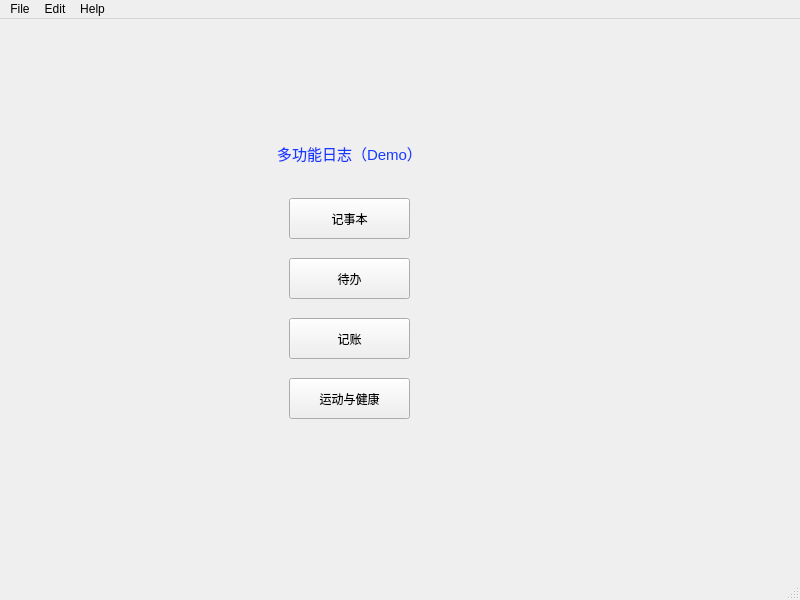
<?xml version="1.0" encoding="UTF-8"?>
<ui version="4.0">
 <class>MainWindow</class>
 <widget class="QMainWindow" name="MainWindow">
  <property name="geometry">
   <rect>
    <x>0</x>
    <y>0</y>
    <width>800</width>
    <height>600</height>
   </rect>
  </property>
  <property name="windowTitle">
   <string>MainWindow</string>
  </property>
  <widget class="QWidget" name="centralwidget">
   <layout class="QVBoxLayout" name="verticalLayout">
    <item>
     <widget class="QStackedWidget" name="stackedWidget">
      <property name="currentIndex">
       <number>0</number>
      </property>
      <widget class="QWidget" name="page">
       <widget class="QPushButton" name="pushButton">
        <property name="geometry">
         <rect>
          <x>280</x>
          <y>170</y>
          <width>121</width>
          <height>41</height>
         </rect>
        </property>
        <property name="text">
         <string>记事本</string>
        </property>
       </widget>
       <widget class="QPushButton" name="pushButton_2">
        <property name="geometry">
         <rect>
          <x>280</x>
          <y>230</y>
          <width>121</width>
          <height>41</height>
         </rect>
        </property>
        <property name="text">
         <string>待办</string>
        </property>
       </widget>
       <widget class="QPushButton" name="pushButton_3">
        <property name="geometry">
         <rect>
          <x>280</x>
          <y>290</y>
          <width>121</width>
          <height>41</height>
         </rect>
        </property>
        <property name="text">
         <string>记账</string>
        </property>
       </widget>
       <widget class="QPushButton" name="pushButton_4">
        <property name="geometry">
         <rect>
          <x>280</x>
          <y>350</y>
          <width>121</width>
          <height>41</height>
         </rect>
        </property>
        <property name="text">
         <string>运动与健康</string>
        </property>
       </widget>
       <widget class="QLabel" name="label">
        <property name="geometry">
         <rect>
          <x>250</x>
          <y>110</y>
          <width>181</width>
          <height>31</height>
         </rect>
        </property>
        <property name="text">
         <string>&lt;html&gt;&lt;head/&gt;&lt;body&gt;&lt;p align=&quot;center&quot;&gt;&lt;span style=&quot; font-size:11pt; color:#173aff;&quot;&gt;多功能日志（Demo）&lt;/span&gt;&lt;/p&gt;&lt;/body&gt;&lt;/html&gt;</string>
        </property>
       </widget>
      </widget>
      <widget class="QWidget" name="page_chooseClass">
       <widget class="QLabel" name="label_2">
        <property name="geometry">
         <rect>
          <x>10</x>
          <y>40</y>
          <width>91</width>
          <height>51</height>
         </rect>
        </property>
        <property name="text">
         <string>&lt;html&gt;&lt;head/&gt;&lt;body&gt;&lt;p align=&quot;center&quot;&gt;选择分类&lt;/p&gt;&lt;/body&gt;&lt;/html&gt;</string>
        </property>
       </widget>
       <widget class="QLabel" name="label_3">
        <property name="geometry">
         <rect>
          <x>20</x>
          <y>310</y>
          <width>81</width>
          <height>41</height>
         </rect>
        </property>
        <property name="text">
         <string>&lt;html&gt;&lt;head/&gt;&lt;body&gt;&lt;p align=&quot;center&quot;&gt;创建分类&lt;/p&gt;&lt;/body&gt;&lt;/html&gt;</string>
        </property>
       </widget>
       <widget class="QListWidget" name="categoryList">
        <property name="geometry">
         <rect>
          <x>80</x>
          <y>100</y>
          <width>311</width>
          <height>192</height>
         </rect>
        </property>
        <property name="styleSheet">
         <string notr="true">background-color:rgb(85, 85, 127);</string>
        </property>
       </widget>
       <widget class="QLineEdit" name="categoryEdit">
        <property name="geometry">
         <rect>
          <x>80</x>
          <y>360</y>
          <width>311</width>
          <height>31</height>
         </rect>
        </property>
       </widget>
       <widget class="QPushButton" name="addBtn">
        <property name="geometry">
         <rect>
          <x>450</x>
          <y>360</y>
          <width>80</width>
          <height>31</height>
         </rect>
        </property>
        <property name="text">
         <string>添加</string>
        </property>
       </widget>
       <widget class="QPushButton" name="deleteBtn">
        <property name="geometry">
         <rect>
          <x>629</x>
          <y>360</y>
          <width>81</width>
          <height>31</height>
         </rect>
        </property>
        <property name="text">
         <string>删除所选分类</string>
        </property>
       </widget>
       <widget class="QPushButton" name="deleteAllClassBtn">
        <property name="geometry">
         <rect>
          <x>450</x>
          <y>260</y>
          <width>80</width>
          <height>31</height>
         </rect>
        </property>
        <property name="text">
         <string>删除全部分类</string>
        </property>
       </widget>
       <widget class="QPushButton" name="editClassBtn">
        <property name="geometry">
         <rect>
          <x>630</x>
          <y>260</y>
          <width>80</width>
          <height>31</height>
         </rect>
        </property>
        <property name="text">
         <string>编辑</string>
        </property>
       </widget>
       <widget class="QPushButton" name="backToHomePageBtn">
        <property name="geometry">
         <rect>
          <x>0</x>
          <y>10</y>
          <width>80</width>
          <height>24</height>
         </rect>
        </property>
        <property name="text">
         <string>返回</string>
        </property>
       </widget>
       <widget class="QLabel" name="label_4">
        <property name="geometry">
         <rect>
          <x>450</x>
          <y>60</y>
          <width>61</width>
          <height>16</height>
         </rect>
        </property>
        <property name="text">
         <string>搜索分类</string>
        </property>
       </widget>
       <widget class="QLineEdit" name="searchEdit">
        <property name="geometry">
         <rect>
          <x>450</x>
          <y>90</y>
          <width>251</width>
          <height>31</height>
         </rect>
        </property>
       </widget>
       <widget class="QLabel" name="statusLabel">
        <property name="geometry">
         <rect>
          <x>450</x>
          <y>140</y>
          <width>261</width>
          <height>31</height>
         </rect>
        </property>
        <property name="text">
         <string>输入关键字开始搜索</string>
        </property>
       </widget>
       <widget class="QPushButton" name="clearButton">
        <property name="geometry">
         <rect>
          <x>610</x>
          <y>47</y>
          <width>80</width>
          <height>31</height>
         </rect>
        </property>
        <property name="text">
         <string>清除</string>
        </property>
       </widget>
      </widget>
      <widget class="QWidget" name="page_classDetail">
       <widget class="QListWidget" name="noteList">
        <property name="geometry">
         <rect>
          <x>60</x>
          <y>130</y>
          <width>641</width>
          <height>261</height>
         </rect>
        </property>
        <property name="styleSheet">
         <string notr="true">background-color:rgb(85, 85, 127)</string>
        </property>
       </widget>
       <widget class="QPushButton" name="newNoteBtn">
        <property name="geometry">
         <rect>
          <x>60</x>
          <y>430</y>
          <width>91</width>
          <height>31</height>
         </rect>
        </property>
        <property name="text">
         <string>新建</string>
        </property>
       </widget>
       <widget class="QPushButton" name="editNoteBtn">
        <property name="geometry">
         <rect>
          <x>240</x>
          <y>430</y>
          <width>91</width>
          <height>31</height>
         </rect>
        </property>
        <property name="text">
         <string>编辑</string>
        </property>
       </widget>
       <widget class="QPushButton" name="deleteNoteBtn">
        <property name="geometry">
         <rect>
          <x>450</x>
          <y>430</y>
          <width>91</width>
          <height>31</height>
         </rect>
        </property>
        <property name="text">
         <string>删除</string>
        </property>
       </widget>
       <widget class="QPushButton" name="backToCategoryBtn">
        <property name="geometry">
         <rect>
          <x>0</x>
          <y>10</y>
          <width>80</width>
          <height>24</height>
         </rect>
        </property>
        <property name="text">
         <string>返回</string>
        </property>
       </widget>
       <widget class="QLabel" name="label_5">
        <property name="geometry">
         <rect>
          <x>130</x>
          <y>10</y>
          <width>121</width>
          <height>16</height>
         </rect>
        </property>
        <property name="text">
         <string>搜索文件名/内容</string>
        </property>
       </widget>
       <widget class="QLineEdit" name="searchEditText">
        <property name="geometry">
         <rect>
          <x>130</x>
          <y>40</y>
          <width>391</width>
          <height>31</height>
         </rect>
        </property>
       </widget>
       <widget class="QLabel" name="statusLabelText">
        <property name="geometry">
         <rect>
          <x>130</x>
          <y>90</y>
          <width>391</width>
          <height>16</height>
         </rect>
        </property>
        <property name="text">
         <string>输入关键字开始搜索</string>
        </property>
       </widget>
       <widget class="QPushButton" name="clearButtonText">
        <property name="geometry">
         <rect>
          <x>560</x>
          <y>40</y>
          <width>91</width>
          <height>31</height>
         </rect>
        </property>
        <property name="text">
         <string>清除</string>
        </property>
       </widget>
      </widget>
      <widget class="QWidget" name="page_txt">
       <widget class="QTextEdit" name="textEdit">
        <property name="geometry">
         <rect>
          <x>0</x>
          <y>30</y>
          <width>788</width>
          <height>531</height>
         </rect>
        </property>
        <property name="styleSheet">
         <string notr="true">font: 9pt &quot;Microsoft YaHei UI&quot;;
font: 9pt &quot;宋体&quot;;
font: 9pt &quot;黑体&quot;;</string>
        </property>
       </widget>
       <widget class="QLineEdit" name="titleEdit">
        <property name="geometry">
         <rect>
          <x>0</x>
          <y>0</y>
          <width>381</width>
          <height>23</height>
         </rect>
        </property>
       </widget>
       <widget class="QPushButton" name="fileSaveBtn">
        <property name="geometry">
         <rect>
          <x>379</x>
          <y>0</y>
          <width>201</width>
          <height>24</height>
         </rect>
        </property>
        <property name="text">
         <string>Save and Quit</string>
        </property>
       </widget>
       <widget class="QPushButton" name="quitEditBtn">
        <property name="geometry">
         <rect>
          <x>579</x>
          <y>0</y>
          <width>201</width>
          <height>24</height>
         </rect>
        </property>
        <property name="text">
         <string>Quit the Editor</string>
        </property>
       </widget>
      </widget>
      <widget class="QWidget" name="page_accounting">
       <widget class="QLabel" name="label_budget_display">
        <property name="geometry">
         <rect>
          <x>290</x>
          <y>10</y>
          <width>141</width>
          <height>31</height>
         </rect>
        </property>
        <property name="text">
         <string>&lt;html&gt;&lt;head/&gt;&lt;body&gt;&lt;p&gt;&lt;span style=&quot; font-size:11pt;&quot;&gt;您的预设额度：&lt;/span&gt;&lt;/p&gt;&lt;/body&gt;&lt;/html&gt;</string>
        </property>
       </widget>
       <widget class="QPushButton" name="pushButton_new">
        <property name="geometry">
         <rect>
          <x>50</x>
          <y>380</y>
          <width>91</width>
          <height>41</height>
         </rect>
        </property>
        <property name="text">
         <string>创建新条目</string>
        </property>
       </widget>
       <widget class="QPushButton" name="pushButton_delete">
        <property name="geometry">
         <rect>
          <x>220</x>
          <y>380</y>
          <width>91</width>
          <height>41</height>
         </rect>
        </property>
        <property name="text">
         <string>删除此条目</string>
        </property>
       </widget>
       <widget class="QPushButton" name="pushButton_edit">
        <property name="geometry">
         <rect>
          <x>600</x>
          <y>10</y>
          <width>81</width>
          <height>31</height>
         </rect>
        </property>
        <property name="text">
         <string>修改</string>
        </property>
       </widget>
       <widget class="QPushButton" name="pushButton_back">
        <property name="geometry">
         <rect>
          <x>60</x>
          <y>10</y>
          <width>71</width>
          <height>31</height>
         </rect>
        </property>
        <property name="text">
         <string>返回</string>
        </property>
       </widget>
       <widget class="QPushButton" name="pushButton_clear">
        <property name="geometry">
         <rect>
          <x>410</x>
          <y>380</y>
          <width>91</width>
          <height>41</height>
         </rect>
        </property>
        <property name="text">
         <string>清除所有条目</string>
        </property>
       </widget>
       <widget class="QTableView" name="tableView_account">
        <property name="geometry">
         <rect>
          <x>90</x>
          <y>70</y>
          <width>551</width>
          <height>291</height>
         </rect>
        </property>
        <property name="styleSheet">
         <string notr="true">color: rgb(144, 249, 255);
border-color: rgb(52, 34, 255);</string>
        </property>
       </widget>
       <widget class="QPushButton" name="pushButton_saveAccount">
        <property name="geometry">
         <rect>
          <x>580</x>
          <y>380</y>
          <width>101</width>
          <height>41</height>
         </rect>
        </property>
        <property name="text">
         <string>保存</string>
        </property>
       </widget>
      </widget>
      <widget class="QWidget" name="page_todo">
       <widget class="QTableView" name="tableView">
        <property name="geometry">
         <rect>
          <x>50</x>
          <y>90</y>
          <width>611</width>
          <height>231</height>
         </rect>
        </property>
       </widget>
       <widget class="QPushButton" name="btnAdd">
        <property name="geometry">
         <rect>
          <x>180</x>
          <y>30</y>
          <width>111</width>
          <height>31</height>
         </rect>
        </property>
        <property name="text">
         <string>添加</string>
        </property>
       </widget>
       <widget class="QPushButton" name="btnSaveTodo">
        <property name="geometry">
         <rect>
          <x>510</x>
          <y>350</y>
          <width>91</width>
          <height>31</height>
         </rect>
        </property>
        <property name="text">
         <string>保存</string>
        </property>
       </widget>
       <widget class="QPushButton" name="btnDeleteTodo">
        <property name="geometry">
         <rect>
          <x>530</x>
          <y>30</y>
          <width>101</width>
          <height>31</height>
         </rect>
        </property>
        <property name="text">
         <string>删除</string>
        </property>
       </widget>
       <widget class="QPushButton" name="pushButton_5">
        <property name="geometry">
         <rect>
          <x>10</x>
          <y>10</y>
          <width>81</width>
          <height>31</height>
         </rect>
        </property>
        <property name="text">
         <string>返回</string>
        </property>
       </widget>
       <widget class="QPushButton" name="pushButton_6">
        <property name="geometry">
         <rect>
          <x>140</x>
          <y>350</y>
          <width>91</width>
          <height>31</height>
         </rect>
        </property>
        <property name="text">
         <string>推荐完成顺序</string>
        </property>
       </widget>
      </widget>
      <widget class="QWidget" name="page_health_and_exercise">
       <widget class="QPushButton" name="back_to_menuBtn">
        <property name="geometry">
         <rect>
          <x>10</x>
          <y>10</y>
          <width>80</width>
          <height>31</height>
         </rect>
        </property>
        <property name="text">
         <string>返回</string>
        </property>
       </widget>
       <widget class="QDateEdit" name="logDateEdit">
        <property name="geometry">
         <rect>
          <x>620</x>
          <y>40</y>
          <width>110</width>
          <height>24</height>
         </rect>
        </property>
       </widget>
       <widget class="QLabel" name="intakeLabel">
        <property name="geometry">
         <rect>
          <x>100</x>
          <y>40</y>
          <width>101</width>
          <height>31</height>
         </rect>
        </property>
        <property name="text">
         <string>摄入 kcal</string>
        </property>
       </widget>
       <widget class="QLabel" name="expenditureLabel">
        <property name="geometry">
         <rect>
          <x>250</x>
          <y>40</y>
          <width>121</width>
          <height>31</height>
         </rect>
        </property>
        <property name="text">
         <string>消耗 kcal</string>
        </property>
       </widget>
       <widget class="QLabel" name="balanceLabel">
        <property name="geometry">
         <rect>
          <x>400</x>
          <y>40</y>
          <width>171</width>
          <height>31</height>
         </rect>
        </property>
        <property name="text">
         <string>总收支 kcal</string>
        </property>
       </widget>
       <widget class="QLineEdit" name="foodNameEdit">
        <property name="geometry">
         <rect>
          <x>40</x>
          <y>400</y>
          <width>111</width>
          <height>23</height>
         </rect>
        </property>
        <property name="toolTip">
         <string>&lt;html&gt;&lt;head/&gt;&lt;body&gt;&lt;p&gt;请输入食物名称&lt;/p&gt;&lt;/body&gt;&lt;/html&gt;</string>
        </property>
        <property name="text">
         <string/>
        </property>
       </widget>
       <widget class="QLineEdit" name="foodUnitEdit">
        <property name="geometry">
         <rect>
          <x>40</x>
          <y>430</y>
          <width>111</width>
          <height>23</height>
         </rect>
        </property>
        <property name="toolTip">
         <string>&lt;html&gt;&lt;head/&gt;&lt;body&gt;&lt;p&gt;请输入质量单位&lt;/p&gt;&lt;/body&gt;&lt;/html&gt;</string>
        </property>
        <property name="text">
         <string/>
        </property>
       </widget>
       <widget class="QDoubleSpinBox" name="foodCaloriesSpin">
        <property name="geometry">
         <rect>
          <x>40</x>
          <y>500</y>
          <width>111</width>
          <height>24</height>
         </rect>
        </property>
        <property name="maximum">
         <double>999.990000000000009</double>
        </property>
        <property name="singleStep">
         <double>10.000000000000000</double>
        </property>
       </widget>
       <widget class="QDoubleSpinBox" name="foodQuantitiesSpin">
        <property name="geometry">
         <rect>
          <x>40</x>
          <y>470</y>
          <width>111</width>
          <height>21</height>
         </rect>
        </property>
       </widget>
       <widget class="QLineEdit" name="exerciseNameEdit">
        <property name="geometry">
         <rect>
          <x>420</x>
          <y>400</y>
          <width>111</width>
          <height>23</height>
         </rect>
        </property>
        <property name="toolTip">
         <string>&lt;html&gt;&lt;head/&gt;&lt;body&gt;&lt;p&gt;请输入运动名称&lt;/p&gt;&lt;/body&gt;&lt;/html&gt;</string>
        </property>
        <property name="text">
         <string/>
        </property>
       </widget>
       <widget class="QDoubleSpinBox" name="exerciseCaloriesSpin">
        <property name="geometry">
         <rect>
          <x>420</x>
          <y>500</y>
          <width>111</width>
          <height>24</height>
         </rect>
        </property>
        <property name="maximum">
         <double>1999.990000000000009</double>
        </property>
        <property name="singleStep">
         <double>10.000000000000000</double>
        </property>
       </widget>
       <widget class="QDoubleSpinBox" name="exerciseDurationSpin">
        <property name="geometry">
         <rect>
          <x>420</x>
          <y>450</y>
          <width>111</width>
          <height>24</height>
         </rect>
        </property>
       </widget>
       <widget class="QTableView" name="tableView_food">
        <property name="geometry">
         <rect>
          <x>30</x>
          <y>80</y>
          <width>341</width>
          <height>301</height>
         </rect>
        </property>
       </widget>
       <widget class="QTableView" name="tableView_exercise">
        <property name="geometry">
         <rect>
          <x>390</x>
          <y>80</y>
          <width>351</width>
          <height>301</height>
         </rect>
        </property>
       </widget>
       <widget class="QPushButton" name="addFoodBtn">
        <property name="geometry">
         <rect>
          <x>230</x>
          <y>400</y>
          <width>111</width>
          <height>24</height>
         </rect>
        </property>
        <property name="text">
         <string>添加食物</string>
        </property>
       </widget>
       <widget class="QPushButton" name="logFoodBtn">
        <property name="geometry">
         <rect>
          <x>230</x>
          <y>450</y>
          <width>111</width>
          <height>24</height>
         </rect>
        </property>
        <property name="text">
         <string>添加饮食记录</string>
        </property>
       </widget>
       <widget class="QPushButton" name="addExerciseBtn">
        <property name="geometry">
         <rect>
          <x>620</x>
          <y>400</y>
          <width>111</width>
          <height>24</height>
         </rect>
        </property>
        <property name="text">
         <string>添加运动项目</string>
        </property>
       </widget>
       <widget class="QPushButton" name="logExerciseBtn">
        <property name="geometry">
         <rect>
          <x>620</x>
          <y>450</y>
          <width>111</width>
          <height>24</height>
         </rect>
        </property>
        <property name="text">
         <string>添加运动记录</string>
        </property>
       </widget>
       <widget class="QPushButton" name="deleteFoodBtn">
        <property name="geometry">
         <rect>
          <x>230</x>
          <y>500</y>
          <width>111</width>
          <height>24</height>
         </rect>
        </property>
        <property name="text">
         <string>删除食物</string>
        </property>
       </widget>
       <widget class="QPushButton" name="deleteExerciseBtn">
        <property name="geometry">
         <rect>
          <x>620</x>
          <y>500</y>
          <width>111</width>
          <height>24</height>
         </rect>
        </property>
        <property name="text">
         <string>删除运动项目</string>
        </property>
       </widget>
       <widget class="QLabel" name="label_6">
        <property name="geometry">
         <rect>
          <x>160</x>
          <y>470</y>
          <width>71</width>
          <height>16</height>
         </rect>
        </property>
        <property name="text">
         <string>质量(单位)</string>
        </property>
       </widget>
       <widget class="QLabel" name="label_7">
        <property name="geometry">
         <rect>
          <x>160</x>
          <y>500</y>
          <width>61</width>
          <height>16</height>
         </rect>
        </property>
        <property name="text">
         <string>kcal/单位</string>
        </property>
       </widget>
       <widget class="QLabel" name="label_8">
        <property name="geometry">
         <rect>
          <x>540</x>
          <y>450</y>
          <width>54</width>
          <height>16</height>
         </rect>
        </property>
        <property name="text">
         <string>单位时长</string>
        </property>
       </widget>
       <widget class="QLabel" name="label_9">
        <property name="geometry">
         <rect>
          <x>540</x>
          <y>500</y>
          <width>54</width>
          <height>16</height>
         </rect>
        </property>
        <property name="text">
         <string>kcal/单位</string>
        </property>
       </widget>
       <widget class="QLabel" name="label_10">
        <property name="geometry">
         <rect>
          <x>160</x>
          <y>400</y>
          <width>54</width>
          <height>16</height>
         </rect>
        </property>
        <property name="text">
         <string>食物名称</string>
        </property>
       </widget>
       <widget class="QLabel" name="label_11">
        <property name="geometry">
         <rect>
          <x>160</x>
          <y>430</y>
          <width>54</width>
          <height>16</height>
         </rect>
        </property>
        <property name="text">
         <string>单位质量</string>
        </property>
       </widget>
       <widget class="QLabel" name="label_12">
        <property name="geometry">
         <rect>
          <x>540</x>
          <y>400</y>
          <width>54</width>
          <height>16</height>
         </rect>
        </property>
        <property name="text">
         <string>运动项目</string>
        </property>
       </widget>
      </widget>
     </widget>
    </item>
   </layout>
  </widget>
  <widget class="QMenuBar" name="menubar">
   <property name="geometry">
    <rect>
     <x>0</x>
     <y>0</y>
     <width>800</width>
     <height>21</height>
    </rect>
   </property>
   <widget class="QMenu" name="file">
    <property name="title">
     <string>File</string>
    </property>
    <addaction name="actionNew_File"/>
    <addaction name="actionopen"/>
    <addaction name="actionSave"/>
    <addaction name="actionSave_as"/>
    <addaction name="actionHome"/>
   </widget>
   <widget class="QMenu" name="menuEdit">
    <property name="title">
     <string>Edit</string>
    </property>
    <addaction name="actioncut"/>
    <addaction name="actioncopy"/>
    <addaction name="actionpaste"/>
    <addaction name="actionundo"/>
    <addaction name="actionredo"/>
   </widget>
   <widget class="QMenu" name="menuHelp">
    <property name="title">
     <string>Help</string>
    </property>
    <addaction name="actionAbout"/>
   </widget>
   <addaction name="file"/>
   <addaction name="menuEdit"/>
   <addaction name="menuHelp"/>
  </widget>
  <widget class="QStatusBar" name="statusbar"/>
  <action name="actionNew_File">
   <property name="icon">
    <iconset theme="QIcon::ThemeIcon::DocumentNew"/>
   </property>
   <property name="text">
    <string>New File</string>
   </property>
   <property name="toolTip">
    <string>新建</string>
   </property>
   <property name="shortcut">
    <string>Ctrl+N</string>
   </property>
  </action>
  <action name="actionSave">
   <property name="icon">
    <iconset theme="QIcon::ThemeIcon::DocumentSave"/>
   </property>
   <property name="text">
    <string>Save</string>
   </property>
   <property name="toolTip">
    <string>保存</string>
   </property>
   <property name="shortcut">
    <string>Ctrl+S</string>
   </property>
  </action>
  <action name="actionSave_as">
   <property name="icon">
    <iconset theme="QIcon::ThemeIcon::DocumentSaveAs"/>
   </property>
   <property name="text">
    <string>Save as</string>
   </property>
   <property name="toolTip">
    <string>另存为</string>
   </property>
   <property name="shortcut">
    <string>Ctrl+Shift+S</string>
   </property>
  </action>
  <action name="actionHome">
   <property name="icon">
    <iconset theme="QIcon::ThemeIcon::GoHome"/>
   </property>
   <property name="text">
    <string>Home</string>
   </property>
   <property name="toolTip">
    <string>返回主界面</string>
   </property>
   <property name="shortcut">
    <string>Home</string>
   </property>
  </action>
  <action name="actioncut">
   <property name="icon">
    <iconset theme="QIcon::ThemeIcon::EditCut"/>
   </property>
   <property name="text">
    <string>cut</string>
   </property>
   <property name="toolTip">
    <string>剪切</string>
   </property>
   <property name="shortcut">
    <string>Ctrl+X</string>
   </property>
  </action>
  <action name="actioncopy">
   <property name="icon">
    <iconset theme="QIcon::ThemeIcon::EditCopy"/>
   </property>
   <property name="text">
    <string>copy</string>
   </property>
   <property name="toolTip">
    <string>复制</string>
   </property>
   <property name="shortcut">
    <string>Ctrl+C</string>
   </property>
  </action>
  <action name="actionpaste">
   <property name="icon">
    <iconset theme="QIcon::ThemeIcon::EditPaste"/>
   </property>
   <property name="text">
    <string>paste</string>
   </property>
   <property name="toolTip">
    <string>粘贴</string>
   </property>
   <property name="shortcut">
    <string>Ctrl+V</string>
   </property>
  </action>
  <action name="actionundo">
   <property name="icon">
    <iconset theme="QIcon::ThemeIcon::EditUndo"/>
   </property>
   <property name="text">
    <string>undo</string>
   </property>
   <property name="toolTip">
    <string>撤销</string>
   </property>
   <property name="shortcut">
    <string>Ctrl+Z</string>
   </property>
  </action>
  <action name="actionredo">
   <property name="icon">
    <iconset theme="QIcon::ThemeIcon::EditRedo"/>
   </property>
   <property name="text">
    <string>redo</string>
   </property>
   <property name="toolTip">
    <string>恢复</string>
   </property>
   <property name="shortcut">
    <string>Ctrl+Y</string>
   </property>
  </action>
  <action name="actionAbout">
   <property name="icon">
    <iconset theme="QIcon::ThemeIcon::HelpAbout"/>
   </property>
   <property name="text">
    <string>About</string>
   </property>
   <property name="toolTip">
    <string>关于</string>
   </property>
  </action>
  <action name="actionopen">
   <property name="text">
    <string>Open</string>
   </property>
   <property name="toolTip">
    <string>打开</string>
   </property>
   <property name="shortcut">
    <string>Ctrl+O</string>
   </property>
  </action>
 </widget>
 <resources/>
 <connections/>
</ui>
